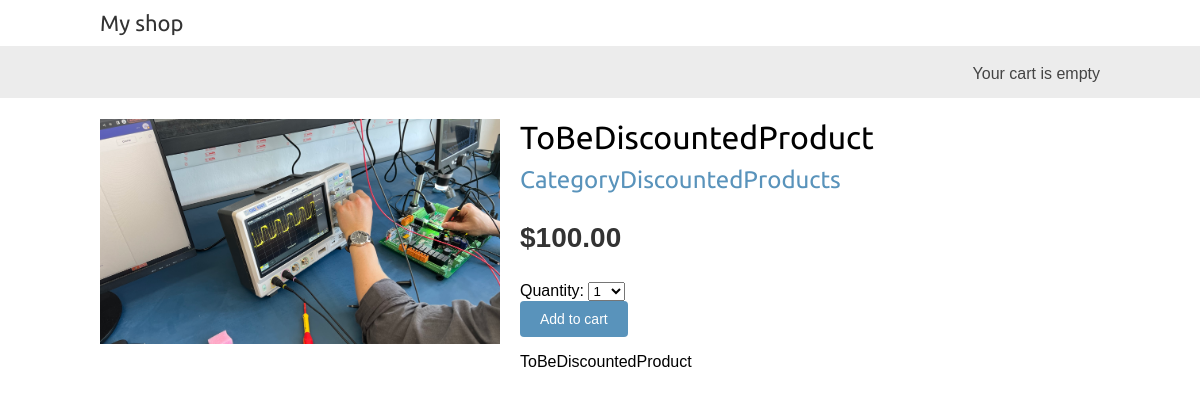
The app's page /4/tobediscountedproduct/ with its own data.
### shop/models.py (models this page shows, shortened)
class Product(models.Model):
    category = models.ForeignKey(Category, related_name='products',on_delete=models.CASCADE)
    name = models.CharField(max_length=200)
    slug = models.SlugField(max_length=200)
    image = models.ImageField(upload_to='products/%Y/%m/%d',blank=True)
    description = models.TextField(blank=True)
    price = models.DecimalField(max_digits=10,decimal_places=2)
    available = models.BooleanField(default=True)
    created = models.DateTimeField(auto_now_add=True)
    sku = models.CharField(max_length=20)
    updated = models.DateTimeField(auto_now=True)
    objects = models.Manager()
    availabled = PublishedManager()
    class Meta:
        ordering = ['name']
        indexes = [models.Index(fields=['id', 'slug']), models.Index(fields=['name']), models.Index(fields=['-created']),]

class Category(models.Model):
    name = models.CharField(max_length=200)
    slug = models.SlugField(max_length=200, unique=True)
    class Meta:
        ordering = ['name']
        indexes = [models.Index(fields=['name']),]
        verbose_name = 'category'
        verbose_name_plural = 'categories'
    def __str__(self):
        return self.name
    def get_absolute_url(self):
        return reverse('shop:product_list_by_category', args=[self.slug])

### shop/views.py (the view)
# urls.py: path('<int:id>/<slug:slug>/', views.product_detail, name='product_detail'),
def product_detail(request, id, slug):
    product = get_object_or_404(Product, id=id,slug=slug,available=True)
    cart_product_form = CartAddProductForm()
    return render(request,'shop/product/detail.html',{'product': product, 'cart_product_form': cart_product_form})

### cart/forms.py
class CartAddProductForm(forms.Form):
    quantity = forms.TypedChoiceField(choices=PRODUCT_QUANTITY_CHOICES, coerce=int)
    override = forms.BooleanField(required=False, initial=False, widget=forms.HiddenInput)

### cart/cart.py (called while the page is built)
    def __len__(self):
        return sum(item['quantity'] for item in self.cart.values())

### cart/context_processors.py (called while the page is built)
def cart(request):
    return {'cart': Cart(request)}

### shop/templates/shop/product/detail.html (shortened to what this page needs)
{% extends "shop/base.html" %}
{% load static %}
{% block content %}
    <div class="product-detail">
        <img src="{% if product.image %}{{ product.image.url }}{% else %}{% static "img/no_image.png" %}{% endif %}" />
        <h1>{{ product.name }}</h1>
        <h2>
            <a href="{{ product.category.get_absolute_url }}">
                {{ product.category }}
            </a>
        </h2>
        <p class="price">${{ product.price }}</p>
        <form action="{% url "cart:cart_add" product.id %}" method="post">
            {{ cart_product_form }}
            <input type="submit" value="Add to cart">
        </form>
        {{ product.description|linebreaks }}
    </div>
{% endblock %}

### shop/static/css/base.css (style rules this page uses)
body { margin:0; padding:0; font-family:helvetica, sans-serif; }
h1, h2, h3, h4, h5 , h6 { font-family: 'Ubuntu', sans-serif; font-weight:normal; }
a { text-decoration:none; color:#5993bb; }
a.button, input[type="submit"] { color:#fff; background:#5993bb; border-radius:4px; padding:10px 20px; font-size:14px; border:0; }
.product-detail { text-align:justify; }
.product-detail .price { color:#333; font-size:28px; font-weight:bold; }
.product-detail img { width:40%; float:left; padding:0 20px 20px 0; }
.product-detail h1 { margin-bottom:0; }
.product-detail h2 { margin-top:10px; }

### records on screen
Product: image (picture), name "ToBeDiscountedProduct", category "CategoryDiscountedProducts", price "100.00", description "ToBeDiscountedProduct"
